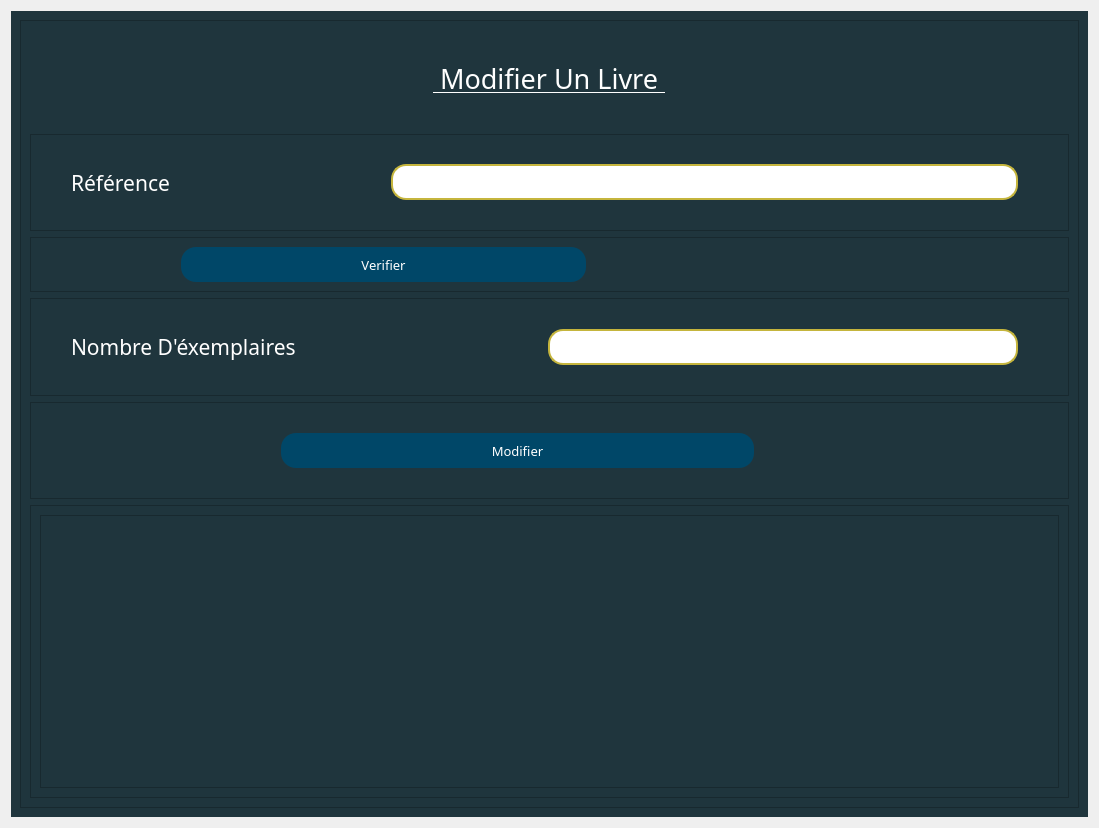
<?xml version="1.0" encoding="UTF-8"?>
<ui version="4.0">
 <class>Form</class>
 <widget class="QWidget" name="Form">
  <property name="geometry">
   <rect>
    <x>0</x>
    <y>0</y>
    <width>1099</width>
    <height>828</height>
   </rect>
  </property>
  <property name="windowTitle">
   <string>Form</string>
  </property>
  <property name="styleSheet">
   <string notr="true"/>
  </property>
  <layout class="QVBoxLayout" name="verticalLayout">
   <item>
    <widget class="QWidget" name="widget_2" native="true">
     <property name="styleSheet">
      <string notr="true">background-color: rgb(31, 53, 61);
color : rgb(255, 255, 255);

</string>
     </property>
     <layout class="QVBoxLayout" name="verticalLayout_4" stretch="2">
      <item>
       <widget class="QFrame" name="frame">
        <property name="cursor">
         <cursorShape>IBeamCursor</cursorShape>
        </property>
        <property name="frameShape">
         <enum>QFrame::StyledPanel</enum>
        </property>
        <property name="frameShadow">
         <enum>QFrame::Raised</enum>
        </property>
        <layout class="QVBoxLayout" name="verticalLayout_2" stretch="1,1,0,1,1,3">
         <item alignment="Qt::AlignHCenter|Qt::AlignVCenter">
          <widget class="QLabel" name="label">
           <property name="font">
            <font>
             <family>Forte</family>
             <pointsize>20</pointsize>
             <underline>true</underline>
            </font>
           </property>
           <property name="text">
            <string> Modifier Un Livre </string>
           </property>
          </widget>
         </item>
         <item>
          <widget class="QFrame" name="frame_2">
           <property name="font">
            <font>
             <family>Sitka Small</family>
             <pointsize>16</pointsize>
            </font>
           </property>
           <property name="frameShape">
            <enum>QFrame::StyledPanel</enum>
           </property>
           <property name="frameShadow">
            <enum>QFrame::Raised</enum>
           </property>
           <layout class="QHBoxLayout" name="horizontalLayout" stretch="1,2">
            <property name="leftMargin">
             <number>40</number>
            </property>
            <property name="topMargin">
             <number>11</number>
            </property>
            <property name="rightMargin">
             <number>50</number>
            </property>
            <property name="bottomMargin">
             <number>11</number>
            </property>
            <item>
             <widget class="QLabel" name="label_2">
              <property name="font">
               <font>
                <family>Sitka Small</family>
                <pointsize>16</pointsize>
                <weight>50</weight>
                <bold>false</bold>
               </font>
              </property>
              <property name="cursor">
               <cursorShape>IBeamCursor</cursorShape>
              </property>
              <property name="text">
               <string>Référence</string>
              </property>
             </widget>
            </item>
            <item>
             <widget class="QLineEdit" name="reference">
              <property name="font">
               <font>
                <family>Sitka Small</family>
                <pointsize>16</pointsize>
               </font>
              </property>
              <property name="styleSheet">
               <string notr="true">QLineEdit {
	border :2px solid ;
	border-radius : 15px;
	border-color: rgb(197, 181, 61);
	background-color: rgb(255, 255, 255);
	color :rgb(0, 0, 0);
}
QLineEdit:hover {
	border : 2px solid rgbrgb(97, 89, 30);
}

</string>
              </property>
              <property name="maxLength">
               <number>3</number>
              </property>
             </widget>
            </item>
           </layout>
          </widget>
         </item>
         <item>
          <widget class="QFrame" name="frame_4">
           <property name="frameShape">
            <enum>QFrame::StyledPanel</enum>
           </property>
           <property name="frameShadow">
            <enum>QFrame::Raised</enum>
           </property>
           <layout class="QHBoxLayout" name="horizontalLayout_4" stretch="3,1,1">
            <property name="leftMargin">
             <number>150</number>
            </property>
            <property name="rightMargin">
             <number>200</number>
            </property>
            <item>
             <widget class="QPushButton" name="pushButton_2">
              <property name="font">
               <font>
                <family>Sitka Small</family>
                <pointsize>10</pointsize>
               </font>
              </property>
              <property name="cursor">
               <cursorShape>PointingHandCursor</cursorShape>
              </property>
              <property name="styleSheet">
               <string notr="true">QPushButton{
	height : 35px;
	background-color :rgb(0, 71, 104);
	border-radius : 15px;
}


QPushButton:hover{
	background-color: rgb(0, 92, 157);
}</string>
              </property>
              <property name="text">
               <string>Verifier</string>
              </property>
             </widget>
            </item>
            <item>
             <widget class="QLabel" name="message_f">
              <property name="font">
               <font>
                <family>Sitka Small</family>
                <pointsize>12</pointsize>
               </font>
              </property>
              <property name="cursor">
               <cursorShape>IBeamCursor</cursorShape>
              </property>
              <property name="styleSheet">
               <string notr="true">color :rgb(243, 0, 0)</string>
              </property>
              <property name="text">
               <string/>
              </property>
             </widget>
            </item>
            <item>
             <widget class="QLabel" name="message_v">
              <property name="font">
               <font>
                <family>Sitka Small</family>
                <pointsize>12</pointsize>
               </font>
              </property>
              <property name="cursor">
               <cursorShape>IBeamCursor</cursorShape>
              </property>
              <property name="styleSheet">
               <string notr="true">color :rgb(0, 152, 0)</string>
              </property>
              <property name="text">
               <string/>
              </property>
             </widget>
            </item>
           </layout>
          </widget>
         </item>
         <item>
          <widget class="QFrame" name="frame_7">
           <property name="font">
            <font>
             <family>Sitka Small</family>
             <pointsize>16</pointsize>
            </font>
           </property>
           <property name="frameShape">
            <enum>QFrame::StyledPanel</enum>
           </property>
           <property name="frameShadow">
            <enum>QFrame::Raised</enum>
           </property>
           <layout class="QHBoxLayout" name="horizontalLayout_7" stretch="2,2">
            <property name="leftMargin">
             <number>40</number>
            </property>
            <property name="rightMargin">
             <number>50</number>
            </property>
            <item>
             <widget class="QLabel" name="label_8">
              <property name="font">
               <font>
                <family>Sitka Small</family>
                <pointsize>16</pointsize>
               </font>
              </property>
              <property name="cursor">
               <cursorShape>IBeamCursor</cursorShape>
              </property>
              <property name="text">
               <string>Nombre D'éxemplaires</string>
              </property>
             </widget>
            </item>
            <item>
             <widget class="QLineEdit" name="nbr">
              <property name="font">
               <font>
                <family>Sitka Small</family>
                <pointsize>16</pointsize>
               </font>
              </property>
              <property name="styleSheet">
               <string notr="true">QLineEdit {
	border :2px solid ;
	border-radius : 15px;
	border-color: rgb(197, 181, 61);
	background-color: rgb(255, 255, 255);
	color :rgb(0, 0, 0);
}
QLineEdit:hover {
	border : 2px solid rgbrgb(97, 89, 30);
}

</string>
              </property>
              <property name="inputMask">
               <string>99</string>
              </property>
              <property name="text">
               <string/>
              </property>
              <property name="maxLength">
               <number>2</number>
              </property>
              <property name="cursorPosition">
               <number>2</number>
              </property>
              <property name="cursorMoveStyle">
               <enum>Qt::VisualMoveStyle</enum>
              </property>
              <property name="clearButtonEnabled">
               <bool>false</bool>
              </property>
             </widget>
            </item>
           </layout>
          </widget>
         </item>
         <item>
          <widget class="QFrame" name="frame_10">
           <property name="frameShape">
            <enum>QFrame::StyledPanel</enum>
           </property>
           <property name="frameShadow">
            <enum>QFrame::Raised</enum>
           </property>
           <layout class="QHBoxLayout" name="horizontalLayout_2" stretch="3,1">
            <property name="leftMargin">
             <number>250</number>
            </property>
            <property name="rightMargin">
             <number>150</number>
            </property>
            <item>
             <widget class="QPushButton" name="pushButton">
              <property name="font">
               <font>
                <family>Sitka Small</family>
                <pointsize>10</pointsize>
               </font>
              </property>
              <property name="cursor">
               <cursorShape>PointingHandCursor</cursorShape>
              </property>
              <property name="styleSheet">
               <string notr="true">QPushButton{
	height : 35px;
	background-color :rgb(0, 71, 104);
	border-radius : 15px;
}


QPushButton:hover{
	background-color: rgb(0, 92, 157);
}</string>
              </property>
              <property name="text">
               <string>Modifier</string>
              </property>
             </widget>
            </item>
            <item>
             <widget class="QLabel" name="message_3">
              <property name="font">
               <font>
                <family>Sitka Small</family>
                <pointsize>12</pointsize>
               </font>
              </property>
              <property name="cursor">
               <cursorShape>IBeamCursor</cursorShape>
              </property>
              <property name="styleSheet">
               <string notr="true">color :rgb(243, 0, 0)</string>
              </property>
              <property name="text">
               <string/>
              </property>
             </widget>
            </item>
           </layout>
          </widget>
         </item>
         <item>
          <widget class="QFrame" name="frame_3">
           <property name="frameShape">
            <enum>QFrame::StyledPanel</enum>
           </property>
           <property name="frameShadow">
            <enum>QFrame::Raised</enum>
           </property>
           <layout class="QVBoxLayout" name="verticalLayout_3">
            <item>
             <widget class="QFrame" name="frame_11">
              <property name="frameShape">
               <enum>QFrame::StyledPanel</enum>
              </property>
              <property name="frameShadow">
               <enum>QFrame::Raised</enum>
              </property>
             </widget>
            </item>
           </layout>
          </widget>
         </item>
        </layout>
       </widget>
      </item>
     </layout>
    </widget>
   </item>
  </layout>
 </widget>
 <resources>
  <include location="../Etudiant/etudiant.qrc"/>
 </resources>
 <connections/>
</ui>
